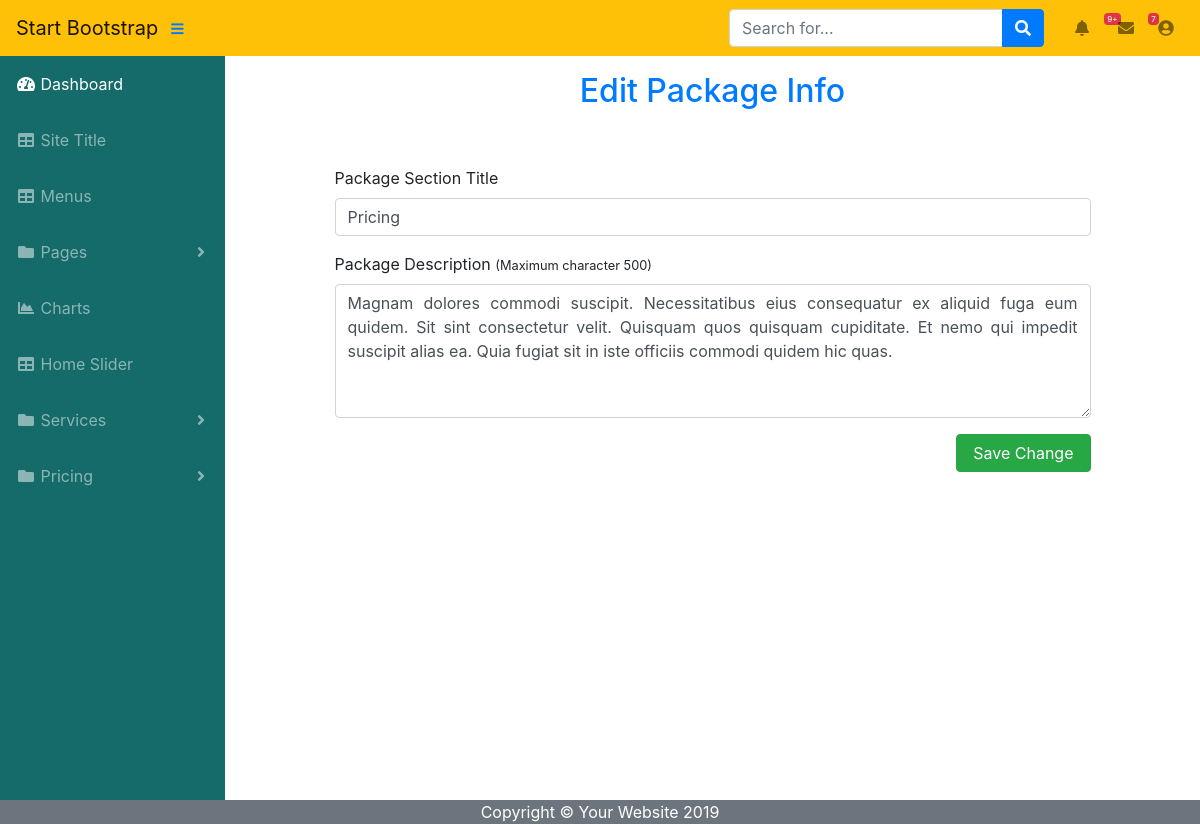
The app's page /back-end/package-info.php (signed in) with its own data.
### tables this page shows
CREATE TABLE `package_info` (
  `id` int(11) NOT NULL,
  `title` varchar(100) NOT NULL,
  `description` varchar(500) NOT NULL
);

### back-end/package-info.php (the view, shortened to what this page needs)
<?php
	include('header.php');
	include('sidebar.php');
?>
<div class="container-fluid">
	<div class="text-center text-primary py-3">
		<h2>Edit Package Info</h2>
	</div>
		<?php
		$query="select * from package_info";
		$result=$conn->query($query);
		if(mysqli_num_rows($result)>0){
			$col=mysqli_fetch_array($result);
		?>
	<div id="add-slide" class="py-3">
		<form method="post" action="action/package-info-action.php">
			<div class="py-2">
			</div>
			<div class="form-group">
				<label for="title">Package Section Title</label>
				<input class="form-control" type="text" id="title" name="title" value="<?php echo $col['title']; ?>" maxlength="150"/>
			</div>
			<div class="form-group">
				<label for="description">Package Description <small>(Maximum character 500)</small></label>
				<textarea class="form-control text-justify" id="description" name="description" rows="5" maxlength="500"><?php echo $col['description']; ?></textarea>
			</div>
			<div class="text-right">
				<button class="btn btn-success px-3" type="submit" name="update_package">Save Change</button>
			</div>
		</form>
	</div>
<?php
}
 ?>
</div>
<?php
	include('footer.php');
 ?>

### back-end/css/all-page.css (style rules this page uses)
#add-slide { width:80%; margin: 0 auto; }

### records on screen
package_info: title "Pricing", description "Magnam dolores commodi suscipit. Necessitatibus eius consequatur ex aliquid fuga eum quidem. Sit sint consectetur velit. Quisquam quos quisquam cupiditate. Et nemo qui impedit suscipit alias ea. Quia fugiat sit in iste officiis commodi quidem hic quas."
